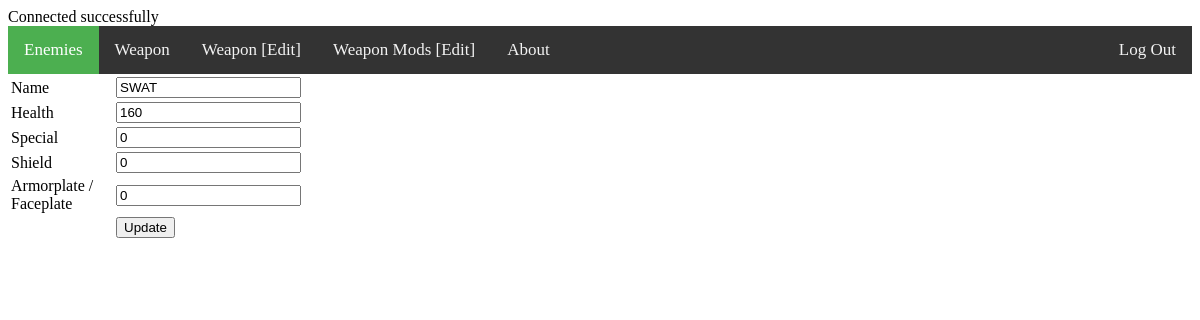
The page /admin/index_edit.php?id=1 (signed in) on the database its author committed.
### tables this page shows
CREATE TABLE `enemy_char` (
  `id` int(4) NOT NULL,
  `char_name` varchar(20) NOT NULL,
  `dmg` float NOT NULL,
  `spesial` tinyint(1) NOT NULL,
  `faceplate` tinyint(1) NOT NULL,
  `shield` tinyint(1) NOT NULL
);

### admin/index_edit.php (the view, shortened to what this page needs)
<?php
include '../config.php';
?>
<?php
if (isset($_GET['id'])){
    $id = $_GET['id'];
}
$result = mysqli_query($conn, "SELECT * FROM enemy_char WHERE id=$id");
while($data = mysqli_fetch_array($result))
{
    $name = $data['char_name'];
    $hp = $data['dmg'];
    $sp = $data['spesial'];
    $sh = $data['shield'];
    $pl = $data['faceplate'];
}
?>
<html>
<head>
    <link rel="stylesheet" href="../style.css">
</head>
<body>
<div class="topnav">
	<a class="active" href="index.php">Enemies</a>
	<a href="index2.php">Weapon</a>
	<a href="index5.php">Weapon [Edit]</a>
	<a href="index4.php">Weapon Mods [Edit]</a>
	<a href="index3.php">About</a>
	<div class="right_nav">
		<a href="logout.php">Log Out</a>
	</div>
</div>
    <form action="index_edit.php" method="post" name="Form_index_update">
        <table width="25%" border="0">
            <tr>
                <td>Name</td>
                <td><input type="text" name="name" required value="<?php echo $name;?>"></td>
            </tr>
            <tr>
                <td>Health</td>
                <td><input type="text" name="hp" required value="<?php echo $hp;?>"></td>
            </tr>
            <tr>
                <td>Special</td>
                <td><input type="text" name="sp" value="<?php echo $sp;?>"></td>
            </tr>
            <tr>
                <td>Shield</td>
                <td><input type="text" name="shield" value="<?php echo $sh;?>"></td>
            </tr>
            <tr>
                <td>Armorplate / Faceplate</td>
                <td><input type="text" name="plate" value="<?php echo $pl;?>"></td>
            </tr>
            <tr>
                <td></td>
                <td><input type="submit" name="update" value="Update"></td>
            </tr>
        </table>
    </form>
</body>
</html>

### style.css (style rules this page uses)
.topnav { background-color: #333; overflow: hidden; }
.topnav a { float: left; color: #f2f2f2; text-align: center; padding: 14px 16px; text-decoration: none; font-size: 17px; }
.right_nav { text-align: right; float: right; }
.topnav a.active { background-color: #4CAF50; color: white; }

### rows shown on the page
enemy_char: name "SWAT", hp "160", sp "0", shield "0", plate "0"
